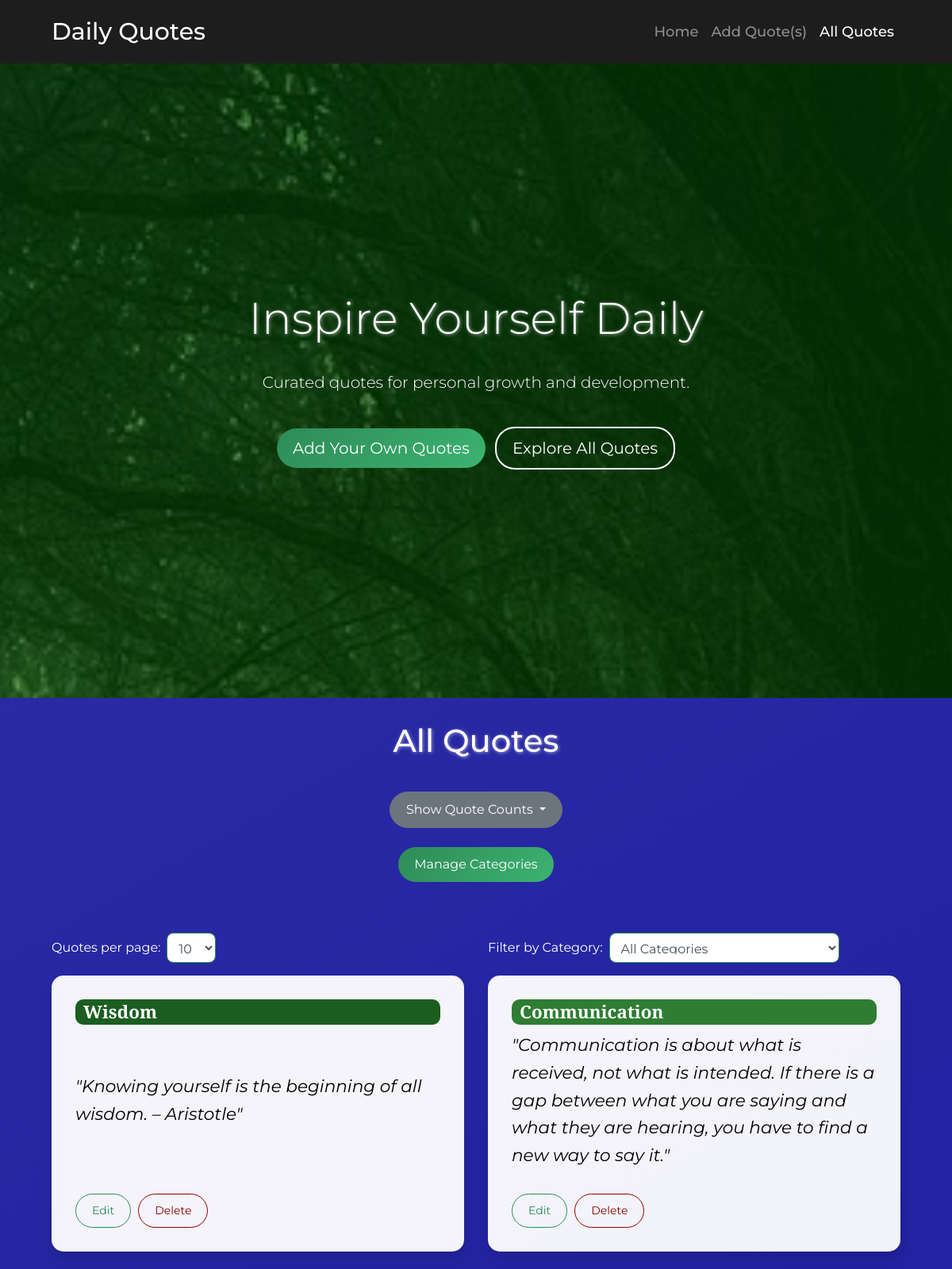
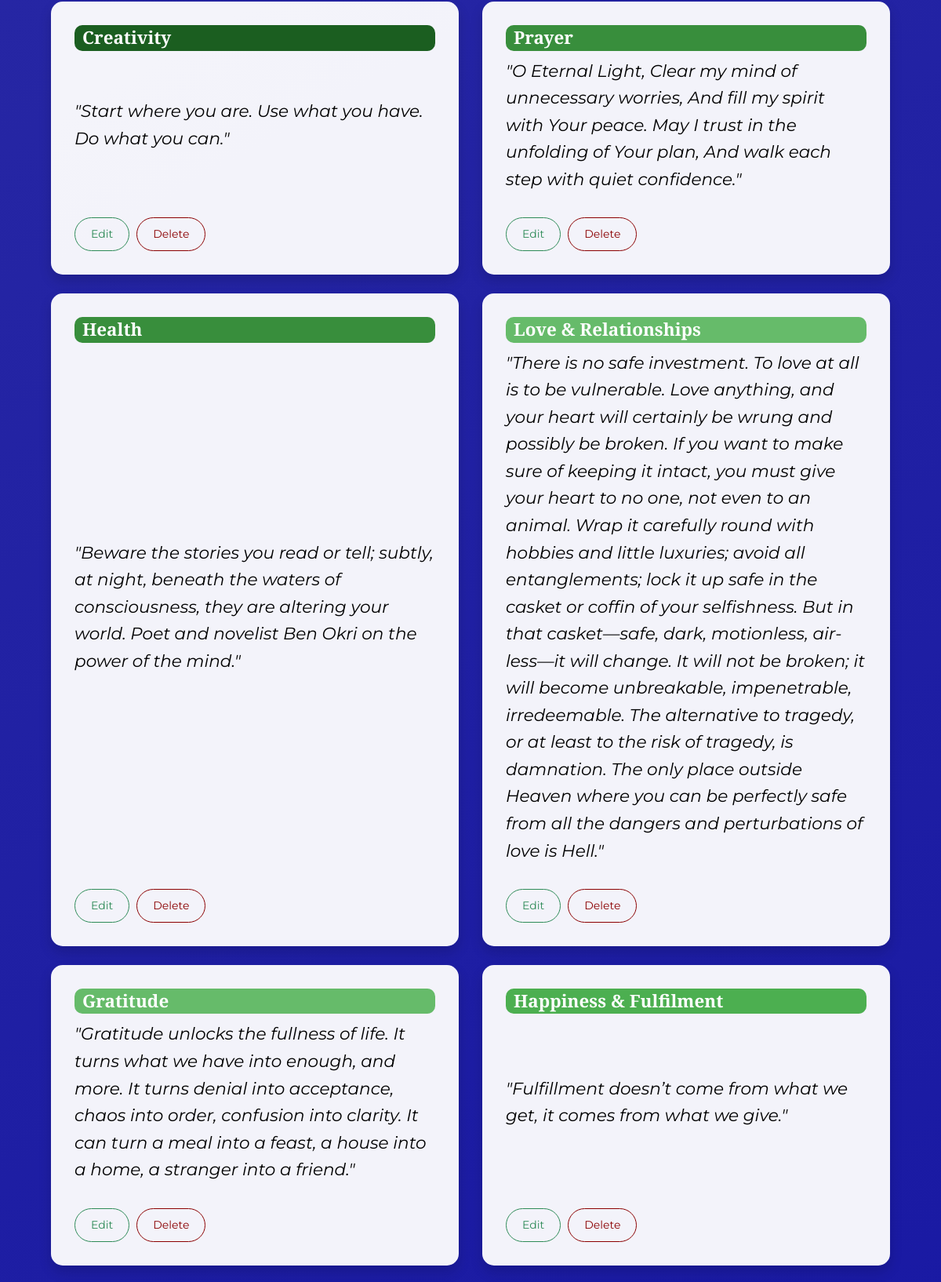
Screenshot of /all_quotes (upper part) with the database file from the repository (2 pictures, top to bottom).
### tables this page shows
CREATE TABLE quotes (
            id INTEGER PRIMARY KEY AUTOINCREMENT,
            text TEXT NOT NULL
        , category TEXT NOT NULL DEFAULT 'Uncategorized');

### app.py (the view)
@app.route('/all_quotes')
def all_quotes():
    per_page = request.args.get('per_page', 10, type=int)
    page = request.args.get('page', 1, type=int)
    category_filter = request.args.get('category', '', type=str)
    conn = get_db_connection()
    categories = [row['name'] for row in conn.execute('SELECT name FROM categories').fetchall()]
    if category_filter and category_filter in categories:
        total_quotes = conn.execute('SELECT COUNT(*) FROM quotes WHERE category = ?', (category_filter,)).fetchone()[0]
        quotes = conn.execute(
            'SELECT * FROM quotes WHERE category = ? ORDER BY RANDOM() LIMIT ? OFFSET ?',
            (category_filter, per_page, (page - 1) * per_page)
        ).fetchall()
        total_pages = (total_quotes + per_page - 1) // per_page
    else:
        total_quotes = conn.execute('SELECT COUNT(*) FROM quotes').fetchone()[0]
        quotes = conn.execute('SELECT * FROM quotes ORDER BY RANDOM() LIMIT ? OFFSET ?', (per_page, (page - 1) * per_page)).fetchall()
        total_pages = (total_quotes + per_page - 1) // per_page
    pages_to_show = []
    if total_pages <= 5:
        pages_to_show = list(range(1, total_pages + 1))
    else:
        pages_to_show = []
        pages_to_show.append(1)
        if page > 3:
            pages_to_show.append('...')
        if page <= 3:
            pages_to_show.extend([2, 3, 4])
        elif page >= total_pages - 2:
            pages_to_show.extend([total_pages - 3, total_pages - 2, total_pages - 1])
        else:
            pages_to_show.extend([page - 1, page, page + 1])
        if page < total_pages - 2:
            pages_to_show.append('...')
        pages_to_show.append(total_pages)
    pages_to_show = [x for i, x in enumerate(pages_to_show) if x not in pages_to_show[:i]]
    conn.close()
    shades_of_green = [
        "#66bb6a",  # Medium green
        "#4caf50",  # Slightly darker green
        "#388e3c",  # Dark green
        "#2e7d32",  # Darker green
        "#1b5e20",  # Very dark green
        "#000000"   # Black
    ]
    return render_template(
        'all_quotes.html',
        quotes=quotes,
        page=page,
        per_page=per_page,
        total_pages=total_pages,
        categories=categories,
        category_filter=category_filter,
        shades_of_green=shades_of_green,
        pages_to_show=pages_to_show
    )

### app.py (called while the page is built)
def get_db_connection():
    conn = sqlite3.connect('quotes.db')
    conn.row_factory = sqlite3.Row
    return conn

@app.context_processor
def inject_current_year():
    return {'current_year': datetime.utcnow().year}

### templates/all_quotes.html (shortened to what this page needs)
{% extends 'base.html' %}
{% block content %}
<div class="all-quotes-container">
    <h1 class="my-4 text-center">All Quotes</h1>
        <div class="text-center my-3 mb-5">
            <div class="dropdown">
                <button id="toggleCountsBtn" class="btn btn-secondary dropdown-toggle mt-3 mb-4" type="button" data-toggle="dropdown" aria-haspopup="true" aria-expanded="false">
                    Show Quote Counts
                </button>
            </div>
            <a href="{{ url_for('manage_categories') }}" class="btn btn-primary mb-3">Manage Categories</a>
        </div>
        <div class="row mb-3">
        <div class="col-md-6">
            <form method="get" action="{{ url_for('all_quotes') }}" class="form-inline">
                <label for="per_page" class="mr-2">Quotes per page:</label>
                <select name="per_page" id="per_page" class="form-control mr-2" onchange="this.form.submit()">
                    <option value="10" {% if per_page == 10 %}selected{% endif %}>10</option>
                </select>
            </form>
        </div>
        <div class="col-md-6 text-right">
            <form method="get" action="{{ url_for('all_quotes') }}" class="form-inline">
                <label for="category_filter" class="mr-2">Filter by Category:</label>
                <select name="category" id="category_filter" class="form-control mr-2" onchange="this.form.submit()">
                    <option value="">All Categories</option>
                </select>
            </form>
        </div>
    </div>
    <div class="row">
        {% for quote in quotes %}
        {% set category_index = categories.index(quote['category']) if quote['category'] in categories else 0 %}            {% set color = shades_of_green[category_index % shades_of_green|length] %}
            {% set is_dark = (color == '#000000' or color == '#1b5e20') %}
            <div class="col-md-6 mb-4">
                <div class="card h-100">
                    <div class="card-body">
                        <span class="badge mb-2 category-badge {% if is_dark %}dark-background{% endif %}" style="background-color: {{ color }};">
                            {{ quote['category'] }}
                        </span>
                        <p class="card-text">"{{ quote['text'] }}"</p>
                        <div class="quote-actions mt-3">
                            <a href="{{ url_for('edit_quote', id=quote['id']) }}" class="btn btn-sm btn-outline-primary">Edit</a>
                            <form action="{{ url_for('delete_quote', id=quote['id']) }}" method="post" style="display:inline;" onsubmit="return confirmDelete();">
                                <button type="submit" class="btn btn-sm btn-outline-danger">Delete</button>
                            </form>
                        </div>
                    </div>
                </div>
            </div>
        {% endfor %}
    </div>
</div>
{% endblock %}

### static/styles.css (style rules this page uses)
body { margin: 0; padding: 0; font-family: 'Montserrat', sans-serif; color: #1f1616; overflow-x: hidden; font-size: 16px; line-height: 1.6; background: #000000; transition: all 0.3s ease; }
h1 { margin-bottom: 30px; text-shadow: 1px 1px 4px rgba(255, 255, 255, 0.5); font-size: 2.5em; margin-bottom: 30px; color: #ffffff; }
body::before { content: ''; position: fixed; top: 0; left: -50%; width: 200%; height: 100%; background: linear-gradient(-30deg, #1111e9, #000079, #1111e9, #4545ea); background-size: 400% 400%; animation: gradientAnimation 5s ease infinite; z-index: -1; opacity: 0.7; }
.card { background-color: rgba(255, 255, 255, 0.95); border: 3px; border-radius: 15px; box-shadow: 0 8px 16px rgba(0, 0, 0, 0.15); transition: transform 0.3s ease, box-shadow 0.3s ease; display: flex; flex: 1; flex-direction: column; height: 100%; justify-content: space-between; opacity: 1; transition: opacity 0.5s ease-in; }
.card .card-text { font-size: 1.35rem; line-height: 1.6; font-style: italic; color: #000000; font-family: 'Montserrat', sans-serif; }
.card-body { display: flex; flex-direction: column; justify-content: space-between; height: 100%; padding: 30px; }
.card .badge { font-size: 1.4rem; padding: 5px 10px; background-color: #2e8b57; color: #fff; border-radius: 10px; display: inline-block; text-align: left; font-family: 'Playfair Display', serif; }
.card .btn-outline-primary { color: #2e8b57; border-color: #2e8b57; margin-right: 5px; transition: background-color 0.3s, color 0.3s; }
.card .btn-outline-danger { color: #8b0000; border-color: #8b0000; transition: background-color 0.3s, color 0.3s; }
.category-badge, .quote-text { opacity: 1; transition: opacity 0.5s ease-in; font-family: 'Montserrat', sans-serif; }
.btn { border-radius: 25px; padding: 10px 20px; transition: background-color 0.3s, transform 0.3s; }
.btn-primary { background: linear-gradient(135deg, #2e8b57, #3cb371); border: none; color: #fff; transition: transform 0.3s ease, box-shadow 0.3s ease; }
.form-control { border-radius: 8px; padding: 10px; border: 1px solid #2e8b57; }
a { color: #2e8b57; text-decoration: none; transition: color 0.3s; }
.all-quotes-container label { color: white; }

### rows the page displays
quotes: category "Wisdom", text "Knowing yourself is the beginning of all wisdom. – Aristotle"
quotes: category "Communication", text "Communication is about what is received, not what is intended. If there is a gap between what you are saying and what they are hearing, you have to find a new way to say it."
quotes: category "Creativity", text "Start where you are. Use what you have. Do what you can."
quotes: category "Prayer", text "O Eternal Light, Clear my mind of unnecessary worries, And fill my spirit with Your peace. May I trust in the unfolding of Your plan, And walk each step with quiet confidence."
quotes: category "Health", text "Beware the stories you read or tell; subtly, at night, beneath the waters of consciousness, they are altering your world. Poet and novelist Ben Okri on the power of the mind."
quotes: category "Love & Relationships", text "There is no safe investment. To love at all is to be vulnerable. Love anything, and your heart will certainly be wrung and possibly be broken. If you want to make sure of keeping it intact, you must give your heart to no one, not even to an animal. Wrap it carefully round with hobbies and little luxuries; avoid all entanglements; lock it up safe in the casket or coffin of your selfishness. But in that casket—safe, dark, motionless, air-less—it will change. It will not be broken; it will become unbreakable, impenetrable, irredeemable. The alternative to tragedy, or at least to the risk of tragedy, is damnation. The only place outside Heaven where you can be perfectly safe from all the…"
quotes: category "Gratitude", text "Gratitude unlocks the fullness of life. It turns what we have into enough, and more. It turns denial into acceptance, chaos into order, confusion into clarity. It can turn a meal into a feast, a house into a home, a stranger into a friend."
quotes: category "Happiness & Fulfilment", text "Fulfillment doesn’t come from what we get, it comes from what we give."
